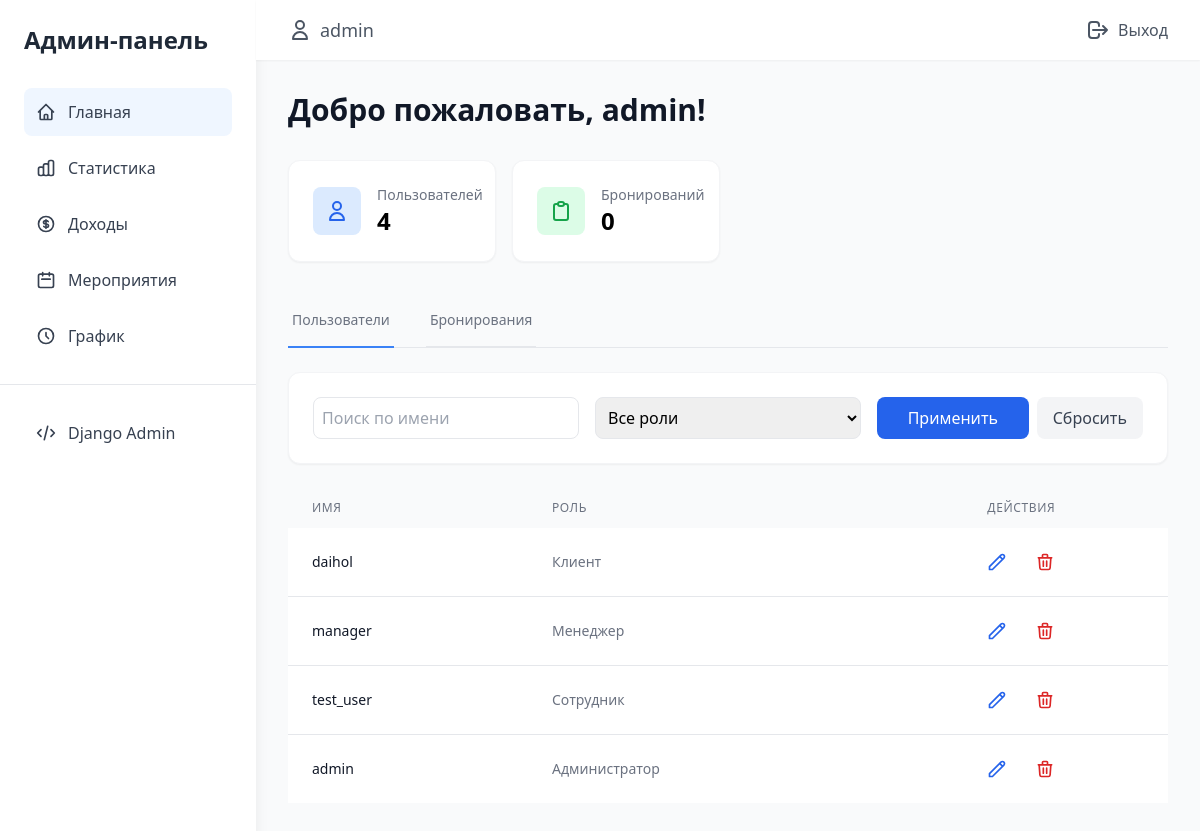
Before: /staff/admin-dashboard/ (signed in) with the older database file.
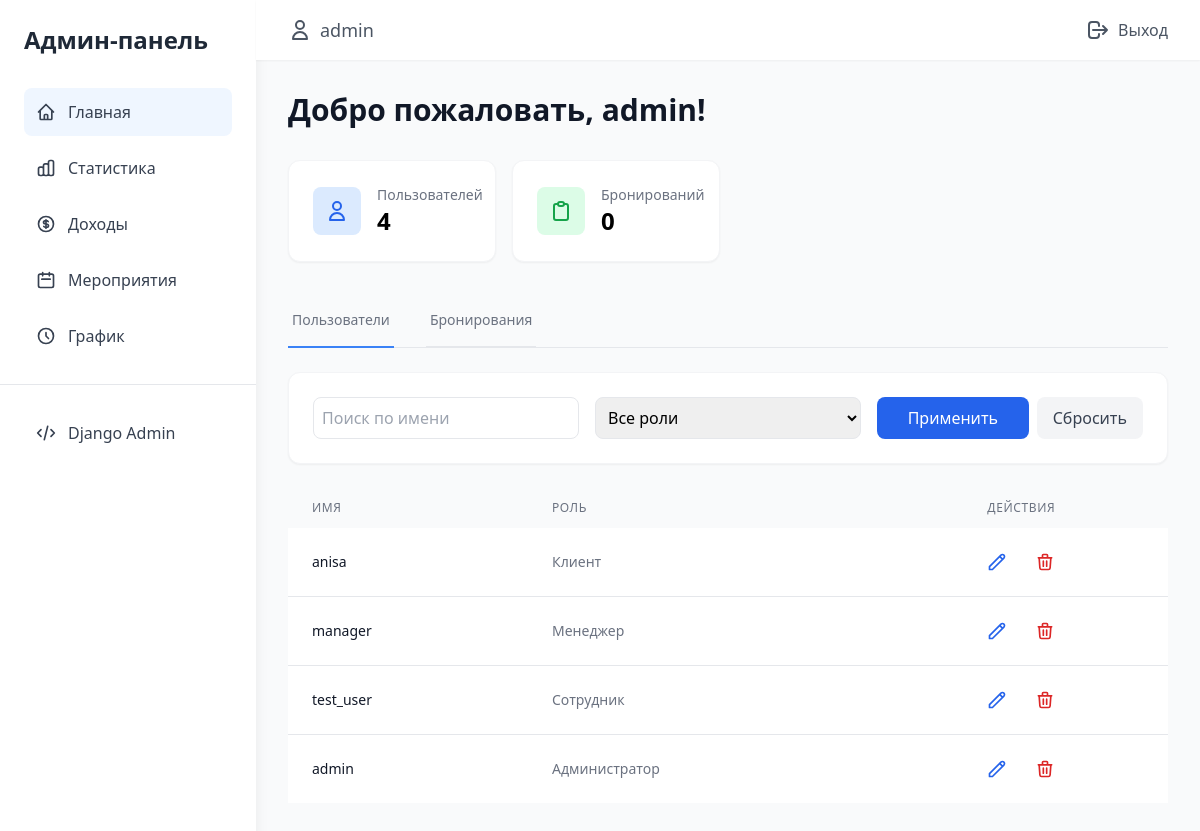
After: the same page with the newer database file.
### main/models.py (models this page shows, shortened)
class CustomUser(AbstractUser):
    ROLE_CHOICES = [
        ('CLIENT', 'Клиент'),
        ('STAFF', 'Сотрудник'),
        ('MANAGER', 'Менеджер'),
        ('ADMIN', 'Администратор'),
    ]
    phone_number = models.CharField(max_length=15, unique=True, verbose_name="Номер телефона")
    role = models.CharField(
        max_length=10,
        choices=ROLE_CHOICES,
        default='CLIENT',
        verbose_name='Роль'
    )
    email = models.EmailField(unique=True, verbose_name="Email")

### staff/views.py (the view)
# urls.py: path('admin-dashboard/', views.admin_dashboard, name='admin-dashboard'),
@login_required
@role_required('Admin', 'Manager')
def admin_dashboard(request):
    all_users = CustomUser.objects.all()
    users = CustomUser.objects.all().order_by('-date_joined')
    search_query = request.GET.get('search', '').strip()
    role_filter = request.GET.get('role', '').strip().upper()
    bookings = Booking.objects.select_related('user').all().order_by('-created_at')
    if search_query:
        users = users.filter(username__icontains=search_query)
    if role_filter:
        users = users.filter(role=role_filter)
    total_users = all_users.count()
    bookings = Booking.objects.all()
    booking_search = request.GET.get('booking_search')
    if booking_search:
        bookings = bookings.filter(event_name__icontains=booking_search)
    booking_status = request.GET.get('booking_status')
    if booking_status:
        bookings = bookings.filter(status=booking_status)
    total_bookings = bookings.count()
    pending_bookings = bookings.filter(status='pending').count()
    paginator = Paginator(users, 5)
    page_number = request.GET.get('page', 1)
    page_obj = paginator.get_page(page_number)
    return render(request, 'staff/admin/dashboard.html', {
        'users': page_obj,
        'bookings': bookings,
        'total_users': total_users,
        'total_bookings': total_bookings,
        'pending_bookings': pending_bookings
    })

### staff/views.py (called while the page is built)
def role_required(*group_names):
    def in_groups(user):
        if user.is_authenticated:
            if bool(user.groups.filter(name__in=group_names)) or user.is_superuser:
                return True
        return False
    return user_passes_test(in_groups)

### staff/templates/staff/admin/dashboard.html (shortened to what this page needs)
{% extends 'staff/base_admin.html' %}
{% load static %}
{% block admin_content %}
<div class="max-w-7xl mx-auto" x-data="tabManager">
    <h1 class="text-3xl font-bold text-gray-900 mb-8">Добро пожаловать, {{ user.username }}!</h1>
    <div class="grid grid-cols-1 md:grid-cols-2 lg:grid-cols-4 gap-4 mb-8">
        <div class="bg-white p-6 rounded-xl shadow-sm border border-gray-100">
            <div class="flex items-center">
                <div class="p-3 bg-blue-100 rounded-lg mr-4">
                    <svg class="w-6 h-6 text-blue-600" fill="none" stroke="currentColor" viewBox="0 0 24 24">
                        <path stroke-linecap="round" stroke-linejoin="round" stroke-width="2" d="M16 7a4 4 0 11-8 0 4 4 0 018 0zM12 14a7 7 0 00-7 7h14a7 7 0 00-7-7z"></path>
                    </svg>
                </div>
                <div>
                    <p class="text-sm text-gray-500">Пользователей</p>
                    <p class="text-2xl font-semibold">{{ total_users }}</p>
                </div>
            </div>
        </div>
        <div class="bg-white p-6 rounded-xl shadow-sm border border-gray-100">
            <div class="flex items-center">
                <div class="p-3 bg-green-100 rounded-lg mr-4">
                    <svg class="w-6 h-6 text-green-600" fill="none" stroke="currentColor" viewBox="0 0 24 24">
                        <path stroke-linecap="round" stroke-linejoin="round" stroke-width="2" d="M9 5H7a2 2 0 00-2 2v12a2 2 0 002 2h10a2 2 0 002-2V7a2 2 0 00-2-2h-2M9 5a2 2 0 002 2h2a2 2 0 002-2M9 5a2 2 0 012-2h2a2 2 0 012 2"></path>
                    </svg>
                </div>
                <div>
                    <p class="text-sm text-gray-500">Бронирований</p>
                    <p class="text-2xl font-semibold">{{ total_bookings }}</p>
                </div>
            </div>
        </div>
    </div>
    <div class="border-b border-gray-200 mb-6">
        <nav class="-mb-px flex space-x-8">
            <button @click="activeTab = 'users'"
                    :class="{'border-blue-500 text-blue-600': activeTab === 'users'}"
                    class="py-4 px-1 border-b-2 font-medium text-sm text-gray-500 hover:text-gray-700 hover:border-gray-300 transition-colors">
                Пользователи
            </button>
            <button @click="activeTab = 'bookings'"
                    :class="{'border-blue-500 text-blue-600': activeTab === 'bookings'}"
                    class="py-4 px-1 border-b-2 font-medium text-sm text-gray-500 hover:text-gray-700 hover:border-gray-300 transition-colors">
                Бронирования
            </button>
        </nav>
    </div>
    <div x-show="activeTab === 'users'" x-cloak class="space-y-6">
        <div class="bg-white p-6 rounded-xl shadow-sm border border-gray-100">
            <div class="grid grid-cols-1 md:grid-cols-3 gap-4">
                <input type="text" id="user-search-input"
                       placeholder="Поиск по имени"
                       class="p-2 border border-gray-200 rounded-lg focus:ring-2 focus:ring-blue-500 focus:border-blue-500">
                <select id="user-role-select" class="p-2 border border-gray-200 rounded-lg focus:ring-2 focus:ring-blue-500 focus:border-blue-500">
                    <option value="">Все роли</option>
                </select>
                <div class="flex space-x-2">
                    <button id="user-search-btn" class="bg-blue-600 text-white px-4 py-2 rounded-lg hover:bg-blue-700 transition-colors flex-1">
                        Применить
                    </button>
                    <button id="user-reset-btn" class="bg-gray-100 text-gray-700 px-4 py-2 rounded-lg hover:bg-gray-200 transition-colors">
                        Сбросить
                    </button>
                </div>
            </div>
        </div>
        <div id="user-table-container">
            {% include "staff/common/partials/user_table.html" with users=users %}
        </div>
    </div>
</div>
{% endblock %}

### staff/templates/staff/base_admin.html (shortened to what the changed rows need)
{% load static %}
<!DOCTYPE html>
<html lang="ru">
<head>
    <link rel="stylesheet" href="https://cdn.jsdelivr.net/npm/flatpickr/dist/flatpickr.min.css">
    <link rel="stylesheet" href="{% static 'staff/css/admin.css' %}">
    <script src="https://cdn.tailwindcss.com"></script>
</head>
<body class="bg-gray-50">
<div class="min-h-screen flex">
    <aside class="w-64 bg-white shadow-lg fixed left-0 top-0 bottom-0 overflow-y-auto z-10">
        <div class="p-6">
            <h2 class="text-2xl font-bold text-gray-800 mb-8">Админ-панель</h2>
        </div>
    </aside>
    <div class="ml-64 flex-1">
        <header class="bg-white shadow-sm sticky top-0 z-10">
            <div class="max-w-7xl mx-auto px-4 py-4 sm:px-6 lg:px-8 flex justify-between items-center">
                <div class="flex items-center space-x-4">
                    <a href="{% url 'accounts:profile' %}" class="text-gray-600 hover:text-gray-900 flex items-center">
                        <svg class="w-6 h-6 mr-2" fill="none" stroke="currentColor" viewBox="0 0 24 24">
                            <path stroke-linecap="round" stroke-linejoin="round" stroke-width="2" d="M16 7a4 4 0 11-8 0 4 4 0 018 0zM12 14a7 7 0 00-7 7h14a7 7 0 00-7-7z"></path>
                        </svg>
                        <span class="text-lg font-medium">{{ user.username }}</span>
                    </a>
                </div>
            </div>
        </header>
        <main class="p-8">
            {% block admin_content %}{% endblock %}
        </main>
    </div>
</div>
</body>
</html>

### staff/templates/staff/common/partials/user_table.html (shortened to what this page needs)
{% if users.object_list %}
<div class="overflow-x-auto">
    <table class="w-full">
        <thead class="bg-gray-50">
            <tr>
                <th class="px-6 py-3 text-left text-xs font-medium text-gray-500 uppercase tracking-wider">Имя</th>
                <th class="px-6 py-3 text-left text-xs font-medium text-gray-500 uppercase tracking-wider">Роль</th>
                <th class="px-6 py-3 text-center text-xs font-medium text-gray-500 uppercase tracking-wider">Действия</th>
            </tr>
        </thead>
        <tbody class="bg-white divide-y divide-gray-200">
            {% for user in users %}
            <tr class="hover:bg-gray-50 transition-colors">
                <td class="px-6 py-4 whitespace-nowrap text-sm font-medium text-gray-900">{{ user.username }}</td>
                <td class="px-6 py-4 whitespace-nowrap text-sm text-gray-500">{{ user.get_role_display }}</td>
                <td class="px-6 py-4 whitespace-nowrap text-sm text-center">
                    <div class="flex items-center justify-center space-x-3">
                        <a href="{% url 'staff:edit-user' user.id %}"
                           class="text-blue-600 hover:text-blue-900 p-2 rounded-lg hover:bg-blue-50 transition-colors"
                           title="Редактировать">
                            <svg class="w-5 h-5" fill="none" stroke="currentColor" viewBox="0 0 24 24">
                                <path stroke-linecap="round" stroke-linejoin="round" stroke-width="2" d="M15.232 5.232l3.536 3.536m-2.036-5.036a2.5 2.5 0 113.536 3.536L6.5 21.036H3v-3.572L16.732 3.732z"></path>
                            </svg>
                        </a>
                        <button onclick="deleteUser({{ user.id }})"
                                class="text-red-600 hover:text-red-900 p-2 rounded-lg hover:bg-red-50 transition-colors"
                                title="Удалить">
                            <svg class="w-5 h-5" fill="none" stroke="currentColor" viewBox="0 0 24 24">
                                <path stroke-linecap="round" stroke-linejoin="round" stroke-width="2" d="M19 7l-.867 12.142A2 2 0 0116.138 21H7.862a2 2 0 01-1.995-1.858L5 7m5 4v6m4-6v6m1-10V4a1 1 0 00-1-1h-4a1 1 0 00-1 1v3M4 7h16"></path>
                            </svg>
                        </button>
                    </div>
                </td>
            </tr>
            {% endfor %}
        </tbody>
    </table>
</div>
{% else %}
<div class="p-6 text-center text-gray-500">
    Пользователи не найдены
</div>
{% endif %}

Changed rows visible on the page:
removed CustomUser: username "daihol", role "Клиент"
added CustomUser: username "anisa", role "Клиент"
